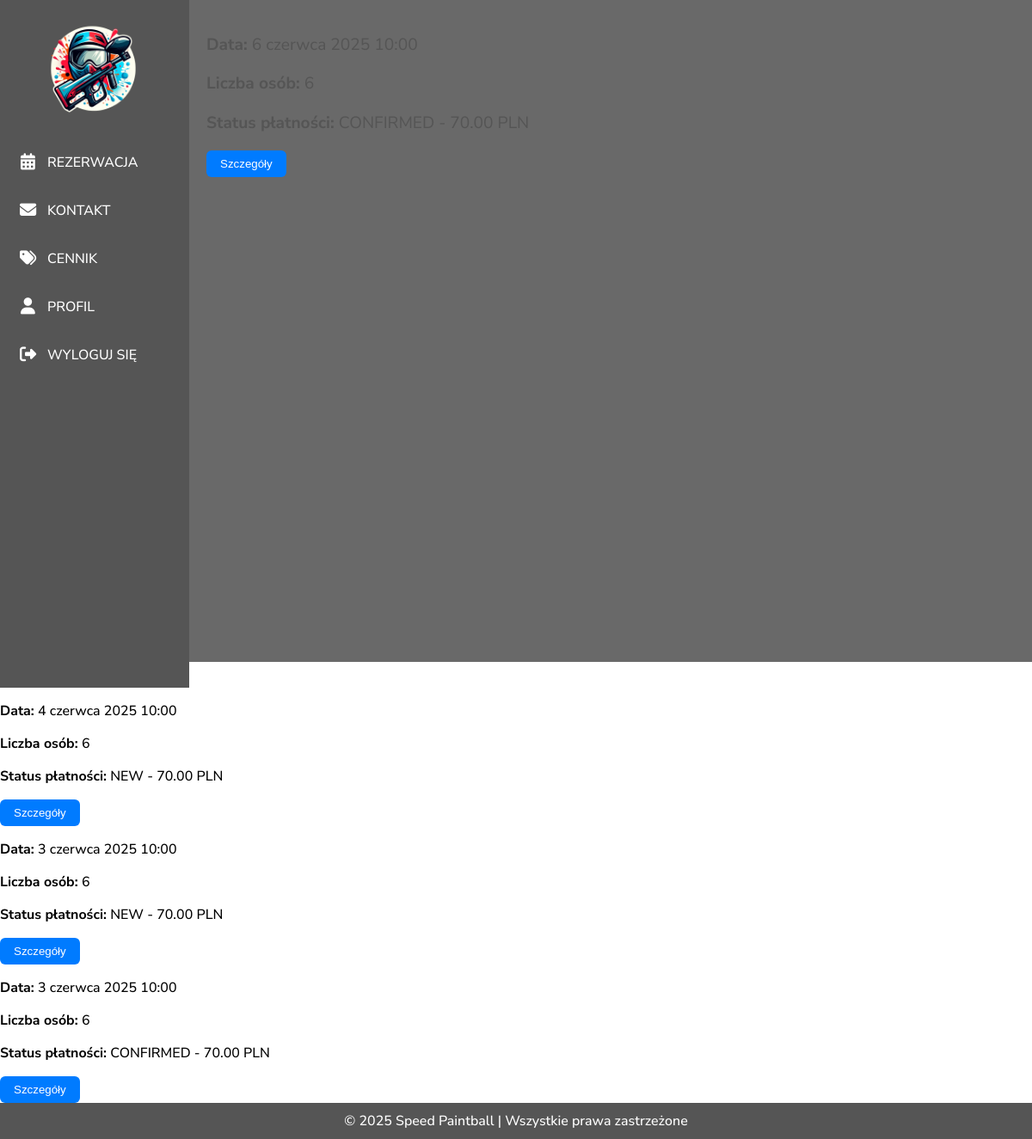
/historia_rezerwacji/ (signed in), run on the app's committed database.
### polls/models.py (models this page shows, shortened)
class Reservation(models.Model):
    user = models.ForeignKey(User, on_delete=models.CASCADE, null=True, blank=True)
    num_people = models.IntegerField()
    reservation_date = models.DateField()
    reservation_time = models.TimeField()
    reservation_price = 7000
    payment_status = models.ForeignKey(Payment, on_delete=models.DO_NOTHING, null=True, blank=True)

class Payment(models.Model):
    creation_date = models.DateTimeField(auto_now_add=True)
    status = models.TextField(null=True)
    amount = models.IntegerField()
    paynow_id = models.TextField(null=True)
    redirect_url = models.TextField(null=True)
    request = models.TextField(null=True)
    last_response = models.TextField(null=True)
    last_update = models.DateTimeField(auto_now_add=True)
    def __str__(self):
        return f"{self.status or 'Brak statusu'} - {self.amount / 100:.2f} PLN"

### polls/views.py (the view)
# urls.py: path('historia_rezerwacji/', views.history_reservations_view, name='history_reservations'),
@login_required(login_url='sign_in')
def history_reservations_view(request):
    now = timezone.now()
    if request.user.is_staff or request.user.is_superuser:
        reservations_qs = Reservation.objects.all()
    else:
        reservations_qs = Reservation.objects.filter(user=request.user)
    reservations_qs = reservations_qs.filter(
        reservation_date__lte=now.date()
    )
    reservations_with_distance = []
    for reservation in reservations_qs:
        reservation_datetime = timezone.make_aware(
            datetime.datetime.combine(reservation.reservation_date, reservation.reservation_time)
        )
        time_diff = abs((reservation_datetime - now).total_seconds())
        reservations_with_distance.append((reservation, time_diff))
    reservations_with_distance.sort(key=lambda x: x[1])
    closest_reservations = [r[0] for r in reservations_with_distance]
    context = {
        'closest_reservations': closest_reservations,
        'is_admin': request.user.is_staff or request.user.is_superuser,
    }
    return render(request, 'history_reservations.html', context)

### polls/Templates/history_reservations.html (shortened to what this page needs)
{% extends 'base.html' %}
{% block header %}
    {% load static %}
    <link rel="stylesheet" href="{% static 'css/styles_history_reservation.css' %}">
{% endblock %}
{% block content %}
<body>
    {% for reservation in closest_reservations %}
            <div class="reservation-info">
                <p><strong>Data:</strong> {{ reservation.reservation_date }} {{ reservation.reservation_time }}</p>
                <p><strong>Liczba osób:</strong> {{ reservation.num_people }}</p>
                <p><strong>Status płatności:</strong> {{ reservation.payment_status }}</p>
            </div>
            <button class="details-btn" onclick="openModal('modal-{{ reservation.id }}')">Szczegóły</button>
        </div>
    {%empty%}
        <h1>Nie posiadasz rezerwacji</h1>
    {% endfor %}
</body>
{% endblock %}

### polls/static/css/styles_history_reservation.css (style rules this page uses)
.details-btn { padding: 8px 16px; background-color: #007bff; color: white; border-radius: 6px; text-decoration: none; transition: background-color 0.3s; border: none; cursor: pointer; white-space: nowrap; }

### polls/static/css/styles_base.css (style rules this page uses)
body, html { height: 100%; margin: 0; font-family: "Nunito Sans", sans-serif; font-weight: 500; font-size: 1em; background-color: transparent; }

### data on the page
Reservation: reservation_date "6 czerwca 2025", reservation_time "10:00", num_people "6", payment_status "CONFIRMED - 70.00 PLN"
Reservation: reservation_date "4 czerwca 2025", reservation_time "10:00", num_people "6", payment_status "NEW - 70.00 PLN"
Reservation: reservation_date "3 czerwca 2025", reservation_time "10:00", num_people "6", payment_status "NEW - 70.00 PLN"
Reservation: reservation_date "3 czerwca 2025", reservation_time "10:00", num_people "6", payment_status "CONFIRMED - 70.00 PLN"
